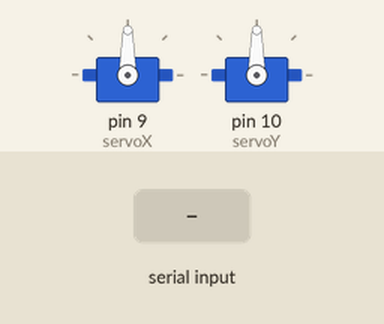
Bench run of a sketch on a simulated Arduino Uno, built with avr-gcc and run on an emulated ATmega328P. On the bench: 2 × servo. Inputs (shaded band) come from the test bench.

Above: at 1.2 s.
1.3 s: "90,45\n" received over Serial
At 2.4 s:
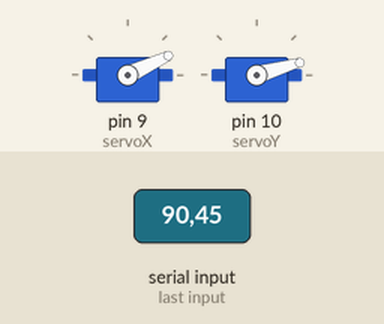
2.8 s: "30,150\n" received over Serial
At 3.6 s:
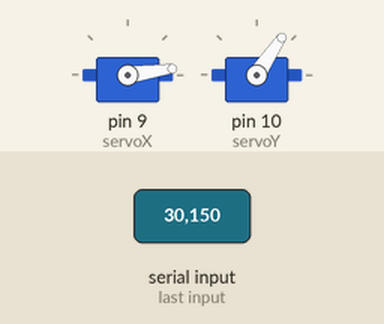
4.3 s: "1,90\n" received over Serial
At 4.7 s:
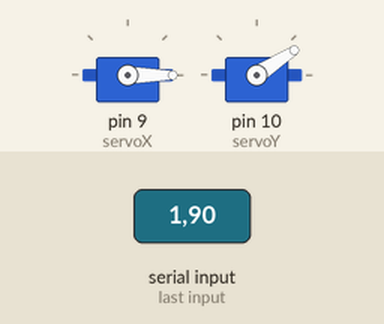
Timing chart, 0 to 7.3 s (numbered marks = the images above; inputs shaded):
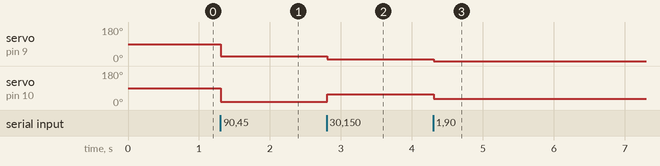

The sketch:

servo.ino
```cpp
#include <Servo.h>

// Servo motorlar için pinler
Servo servoX;
Servo servoY;

int posX = 90; // Başlangıç pozisyonu (X)
int posY = 90; // Başlangıç pozisyonu (Y)

void setup() {
  // Servoları bağla
  servoX.attach(9); // X ekseni için servo pini
  servoY.attach(10); // Y ekseni için servo pini

  // Başlangıç pozisyonları
  servoX.write(posX);
  servoY.write(posY);

  // Seri iletişim başlat
  Serial.begin(9600);
}

void loop() {
  if (Serial.available() > 0) {
    // Python'dan gelen veriyi oku
    String data = Serial.readStringUntil('\n');

    // Veriyi "X,Y" olarak ayır
    int commaIndex = data.indexOf(',');
    if (commaIndex > 0) {
      String xPart = data.substring(0, commaIndex);
      String yPart = data.substring(commaIndex + 1);

      int x = xPart.toInt();
      int y = yPart.toInt();

      // X ve Y'yi servo açılarına dönüştür
      posX = map(x, 0, 640, 0, 180); // 640, kameranın genişliği
      posY = map(y, 0, 480, 0, 180); // 480, kameranın yüksekliği

      // Servo hareketlerini uygula
      servoX.write(posX);
      servoY.write(posY);
    }
  }
}
```

Measured:
- after the input at 1.3 s, servo on pin 9 (servoX): 90° → 25° at once; servo on pin 10 (servoY): 90° → 16° at once
- after the input at 2.8 s, servo on pin 9 (servoX): 25° → 8° at once; servo on pin 10 (servoY): 16° → 56° at once
- after the input at 4.3 s, servo on pin 9 (servoX): 8° → 0° at once; servo on pin 10 (servoY): 56° → 33° at once
